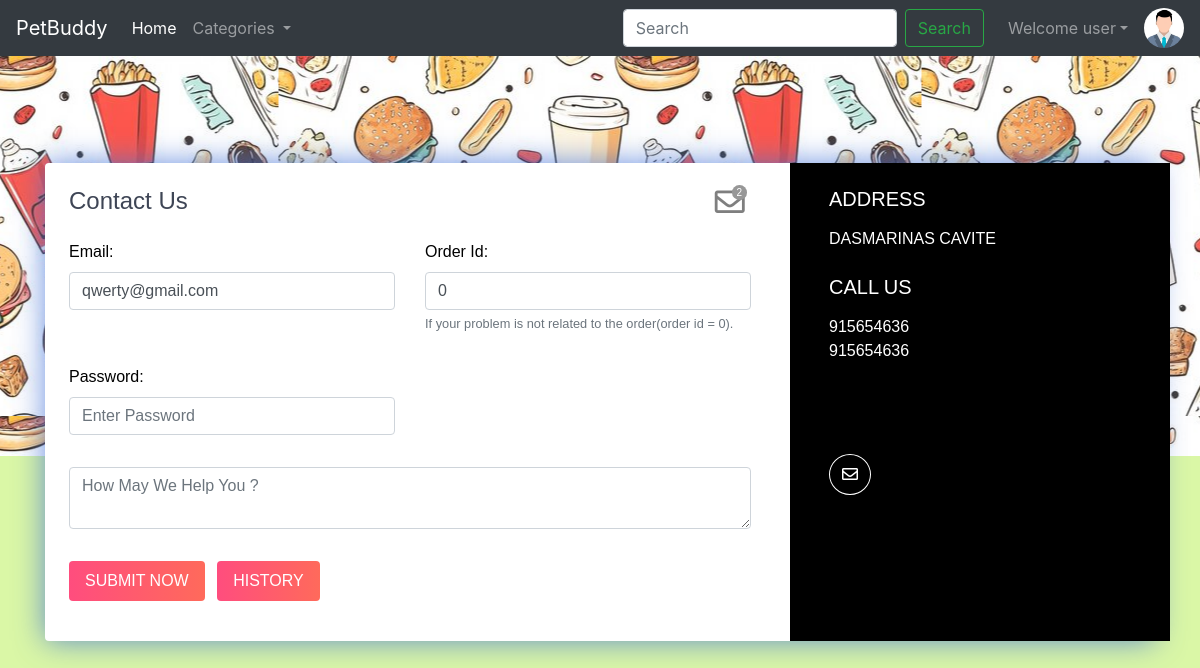
Screenshot of /contact.php (signed in) with the database file from the repository.
### tables this page shows
CREATE TABLE `sitedetail` (
  `tempId` int(11) NOT NULL,
  `systemName` varchar(50) DEFAULT NULL,
  `email` varchar(35) NOT NULL,
  `contact1` bigint(21) NOT NULL,
  `contact2` bigint(21) DEFAULT NULL COMMENT 'Optional',
  `address` text NOT NULL,
  `dateTime` datetime NOT NULL DEFAULT current_timestamp()
);

CREATE TABLE `users` (
  `id` int(21) NOT NULL,
  `username` varchar(21) NOT NULL,
  `firstName` varchar(21) NOT NULL,
  `lastName` varchar(21) NOT NULL,
  `email` varchar(35) NOT NULL,
  `phone` bigint(20) NOT NULL,
  `userType` enum('0','1') NOT NULL DEFAULT '0' COMMENT '0=user\r\n1=admin',
  `password` varchar(255) NOT NULL,
  `joinDate` datetime NOT NULL DEFAULT current_timestamp()
);

### contact.php (the view, shortened to what this page needs)
<!doctype html>
<html lang="en">
  <head>
    <link rel="stylesheet" href="https://stackpath.bootstrapcdn.com/bootstrap/4.5.0/css/bootstrap.min.css">
    <link rel="stylesheet" href="https://use.fontawesome.com/releases/v5.8.2/css/all.css">
  </head>
  <body>
  <?php include 'partials/_dbconnect.php';?>
  <?php include 'partials/_nav.php';?>
      <div class="contact2" style="background-image:url(img/bgcontact.jpg);height: 400px;" id="contact">
        <div class="container">
          <div class="row contact-container">
            <div class="col-lg-12">
              <div class="card card-shadow border-0 mb-4">
                <div class="row">
                  <div class="col-lg-8">
                    <div class="contact-box p-4">
                      <div class="row">
                        <div class="col-lg-8">
                          <h4 class="title">Contact Us</h4>
                        </div>
                        <?php if($loggedin){ ?>
                          <div class="col-lg-4">
                            <div class="icon-badge-container mx-1" style="padding-left: 167px;">
                              <a href="#" data-toggle="modal" data-target="#adminReply"><i class="far fa-envelope icon-badge-icon"></i></a>
                              <div class="icon-badge"><b><span id="totalMessage">0</span></b></div>
                            </div>
                          </div>
                        <?php } ?>
                      </div>
                      <?php
                          $passSql = "SELECT * FROM users WHERE id='$userId'";
                          $passResult = mysqli_query($conn, $passSql);
                          $passRow=mysqli_fetch_assoc($passResult);
                          $email = $passRow['email'];
                      ?>
                      <form action="partials/_manageContactUs.php" method="POST">
                        <div class="row">
                          <div class="col-lg-6">
                            <div class="form-group mt-3">
                                <b><label for="email">Email:</label></b>
                                <input type="email" class="form-control" id="email" name="email" placeholder="Enter Your Email" required value="<?php echo $email ?>">
                            </div>
                          </div>
                          <div class="col-lg-6">
                            <div class="form-group mt-3">
                              <b><label for="orderId">Order Id:</label></b>
                              <input class="form-control" type="text" id="orderId" name="orderId" placeholder="Order Id" value="0">
                              <small id="orderIdHelp" class="form-text text-muted">If your problem is not related to the order(order id = 0).</small>
                            </div>
                          </div>
                          <div class="col-lg-6">
                            <div class="form-group mt-3">
                              <b><label for="password">Password:</label></b>
                              <input class="form-control" id="password" name="password" placeholder="Enter Password" type="password" placeholder="Enter Your Password" required data-toggle="password">
                            </div>
                          </div>
                          <div class="col-lg-12">
                            <div class="form-group  mt-3">
                                <textarea class="form-control" id="message" name="message" rows="2" required minlength="6" placeholder="How May We Help You ?"></textarea>
                            </div>
                          </div>
                          <?php if($loggedin){ ?>
                            <div class="col-lg-12">
                              <button type="submit" class="btn btn-danger-gradiant mt-3 mb-3 text-white border-0 py-2 px-3"><span> SUBMIT NOW <i class="ti-arrow-right"></i></span></button>
                              <button type="button" class="btn btn-danger-gradiant mt-3 mb-3 text-white border-0 py-2 px-3 mx-2" data-toggle="modal" data-target="#history"><span> HISTORY <i class="ti-arrow-right"></i></span></button>
                            </div>
                          <?php } ?>
                        </div>
                      </form>
                    </div>
                  </div>
                  <?php
                    $sql = "SELECT * FROM `sitedetail`";
                    $result = mysqli_query($conn, $sql);
                    $row = mysqli_fetch_assoc($result);
                    $address = $row['address'];
                    $email = $row['email'];
                    $contact1 = $row['contact1'];
                    $contact2 = $row['contact2'];
                    echo '<div class="col-lg-4 bg-image textcolor" style="background-color:black;url(img/map.jpg);" >
                          <div class=" detail-box p-4" >
                            <h5 class="text-white font-weight-light mb-3">ADDRESS</h5>
                            <p class="text-white op-7">' .$address. '</p>
                            <h5 class="text-white font-weight-light mb-3 mt-4">CALL US</h5>
                            <p class="text-white op-7">' .$contact1. '
                              <br> ' .$contact2. '</p>
                            <div class="round-social light">
                              <a href="https://mail.google.com/mail/?view=cm&fs=1&tf=1&to=' .$email. '" class="ml-0 text-decoration-none text-white border border-white rounded-circle" target="_blank"><i class="far fa-envelope"></i></a>
                              <!-- <a href="https://github.com/darshankparmar" class="text-decoration-none text-white border border-white rounded-circle" target="_blank"><i class="fab fa-github"></i></i></a>
                              <a href="https://youtube.com/" class="text-decoration-none text-white border border-white rounded-circle" target="_blank"><i class="fab fa-youtube"></i></a> -->
                            </div>
                          </div>
                        </div>';
                  ?>
                </div>
              </div>
            </div>
          </div>
        </div>
      </div>
  </body>
</html>

### partials/_nav.php (shortened to what this page needs)
<?php
if(isset($_SESSION['loggedin']) && $_SESSION['loggedin']==true){
  $loggedin= true;
  $userId = $_SESSION['userId'];
  $username = $_SESSION['username'];
}
else{
  $loggedin = false;
  $userId = 0;
}
$sql = "SELECT * FROM `sitedetail`";
$result = mysqli_query($conn, $sql);
$row = mysqli_fetch_assoc($result);
$systemName = $row['systemName'];
echo '<nav class="navbar navbar-expand-lg navbar-dark bg-dark">
      <a class="navbar-brand" href="index.php">'.$systemName.'</a>
      <button class="navbar-toggler bg-dark" type="button" data-toggle="collapse" data-target="#navbarSupportedContent" aria-controls="navbarSupportedContent" aria-expanded="false" aria-label="Toggle navigation">
        <span class="navbar-toggler-icon"></span>
      </button>
      <div class="collapse navbar-collapse" id="navbarSupportedContent">
        <ul class="navbar-nav mr-auto">
          <li class="nav-item active">
            <a class="nav-link" href="index.php">Home <span class="sr-only">(current)</span></a>
          </li>
          <li class="nav-item dropdown">
            <a class="nav-link dropdown-toggle" href="#" id="navbarDropdown" role="button" data-toggle="dropdown" aria-haspopup="true" aria-expanded="false">
              Categories
            </a>
            <div class="dropdown-menu" aria-labelledby="navbarDropdown">';
            echo '</div>
          </li>
        <!--   <li class="nav-item">
            <a class="nav-link" href="viewOrder.php">Your Orders</a>
          </li>
         <li class="nav-item">
            <a class="nav-link" href="about.php">About Us</a>
          </li>
          <li class="nav-item">
            <a class="nav-link" href="contact.php">Contact Us</a>
          </li>-->
        </ul>
        <form method="get" action="/OnlineOrdering/search.php" class="form-inline my-2 my-lg-0 mx-3">
          <input class="form-control mr-sm-2" type="search" name="search" id="search" placeholder="Search" aria-label="Search" required>
          <button class="btn btn-outline-success my-2 my-sm-0" type="submit">Search</button>
        </form>';
        if($loggedin){
          echo '<ul class="navbar-nav mr-2">
            <li class="nav-item dropdown">
              <a class="nav-link dropdown-toggle" href="#" id="navbarDropdown" role="button" data-toggle="dropdown"> Welcome ' .$username. '</a>
              <div class="dropdown-menu" aria-labelledby="navbarDropdown">
                <a class="dropdown-item" href="partials/_logout.php">Logout</a>
              </div>
            </li>
          </ul>
          <div class="text-center image-size-small position-relative">
            <a href="viewProfile.php"><img src="img/person-' .$userId. '.jpg" class="rounded-circle" onError="this.src = \'img/profilePic.jpg\'" style="width:40px; height:40px"></a>
          </div>';
        }
        else {
          echo '
          <button type="button" class="btn btn-success mx-2"  data-toggle="modal" data-target="#loginModal">Login</button>
          <button type="button" class="btn btn-success mx-2"  data-toggle="modal" data-target="#signupModal">SignUp</button>';
        }
  echo '</div>
    </nav>';
?>

### contact.php (style rules this page uses)
body { background-color: #DAF7A6 !important; }
.icon-badge-container { position: absolute; }
.icon-badge-icon { font-size: 30px; color: rgb(0 0 0 / 50%); position: relative; }
.icon-badge { background-color: #979797;; font-size: 10px; color: white; text-align: center; width: 15px; height: 15px; border-radius: 49%; position: relative; top: -35px; left: 17px; }
.contact2 { font-family: "Montserrat", sans-serif; color: #8d97ad; font-weight: 300; background-position: center top; color: black; }
.contact2 h1, .contact2 h2, .contact2 h3, .contact2 h4, .contact2 h5, .contact2 h6 { color: #3e4555; }
.contact2 .bg-image { background-size: cover; position: relative; display: -webkit-box; display: -webkit-flex; display: -ms-flexbox; display: flex; }
.contact2 .card.card-shadow { -webkit-box-shadow: 0px 0px 30px rgba(115, 128, 157, 0.1); box-shadow: 0px 0px 30px rgba(61, 109, 214, 0.774); }
.contact2 .detail-box .round-social { margin-top: 100px; color: rgb(0,0,0); }
.contact2 .round-social a { background: transparent; margin: 0 7px; padding: 11px 12px; }
.contact2 .contact-container { position: relative; top: 107px; }
.contact2 .btn-danger-gradiant { background: #ff4d7e; background: -webkit-linear-gradient(legacy-direction(to right), #ff4d7e 0%, #ff6a5b 100%); background: -webkit-gradient(linear, left top, right top, from(#ff4d7e), to(#ff6a5b)); background: -webkit-linear-gradient(left, #ff4d7e 0%, #ff6a5b 100%); background: -o-linear-gradient(left, #ff4d7e 0%, #ff6a5b 100%); background: linear-gradient(to right, #ff4d7e 0%, #ff6a5b 100%); }

### rows the page displays
sitedetail: systemName "PetBuddy", address "DASMARINAS CAVITE", contact1 "915654636", contact2 "915654636"
users: email "qwerty@gmail.com"

### other values shown
$username "user"
